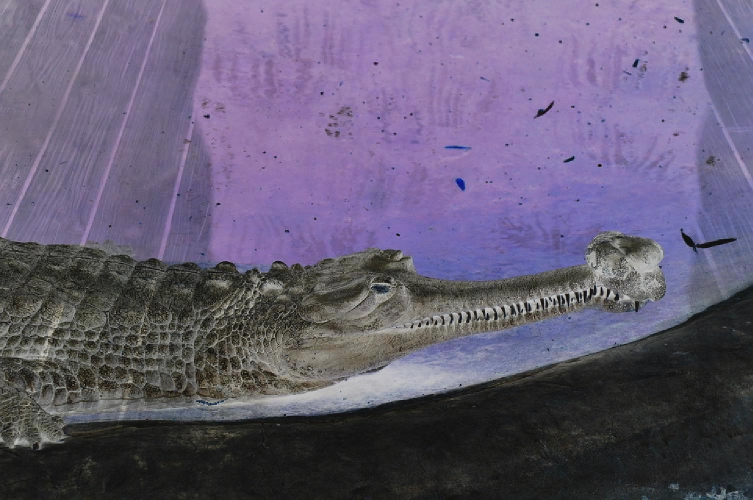
#> input picture results/visualization_examples/average_enhanced_image_20231004_215350.jpg, 1505 x 1000 px, given as the content of the folder me/t2/src/preprocessing/enhancement_scripts/data/raw_dataset, which was not available (shown at 1/2 size)
$ python run_pipeline.py
#> lines starting #> are read from the running program, lines starting #| are printed output that depends on the picture
### src/preprocessing/enhancement_scripts/size_transform.py
import os

import cv2 as cv
import numpy as np
from PIL import Image
from PIL.Image import Resampling


def _resize_image(image_path, output_path, min_size):
#> called with min_size = 500
    try:
        # change the image size depending on the minimum size keeping the aspect ratio
        image = Image.open(image_path)
#> image is the input picture: PIL image 1505x1000 RGB; mean R, G, B 100.6, 92.1, 116.4
        width, height = image.size
#> width = 1505; height = 1000

        if width < height:
            new_width = min_size
            new_height = int(height * (min_size / width))
        else:
            new_height = min_size
            new_width = int(width * (min_size / height))
#> new_width = 752

        # resize the image
        resized_image = image.resize((new_width, new_height), resample=Resampling.BOX)
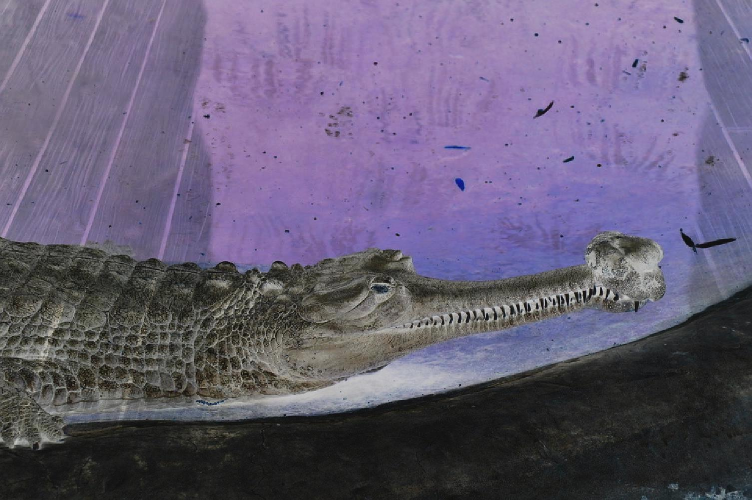
#> resized_image: PIL image 752x500 RGB; mean R, G, B 101.1, 92.6, 116.8

        # save the resized image
        save_path = os.path.join(output_path, os.path.basename(image_path))
        resized_image.save(save_path)
        print(f"Saving to: {save_path}")

    except Exception as e:
        print(f"Error resizing image {image_path}: {e}")


# [21 lines left out: function _small_image, not called in this run]


def _create_output_directory(path):
    try:
        if not os.path.exists(path):
            os.makedirs(path)
    except Exception as e:
        print(f"Error creating directory {path}: {e}")
        raise


class ImageEnhancer:
    def __init__(self, source_directory, output_directory):
        self.source_directory = source_directory
        self.output_directory = output_directory

    def resize_images(self, new_width):
        try:
            _create_output_directory(self.output_directory)

            for image_name in os.listdir(self.source_directory):
                image_path = os.path.join(self.source_directory, image_name)
                _resize_image(image_path, self.output_directory, new_width)
        except Exception as e:
            print(f"Error resizing images in {self.source_directory}: {e}")

    # [9 lines left out: function small_images, not called in this run]

### src/preprocessing/enhancement_scripts/quality_improve.py
import os

import cv2 as cv
import numpy as np
from PIL import Image, ImageEnhance, ImageFilter
from skimage.exposure import adjust_gamma, adjust_sigmoid


def _adjust_brightness(image, factor):
    enhancer = ImageEnhance.Brightness(image)
    return enhancer.enhance(factor)


def _enhance_sharpness(image, factor):
#> called with factor = 2
    enhancer = ImageEnhance.Sharpness(image)
    return enhancer.enhance(factor)


def img_array_enh(image):
    enhanced_image = cv.cvtColor(image, cv.COLOR_BGR2RGB)
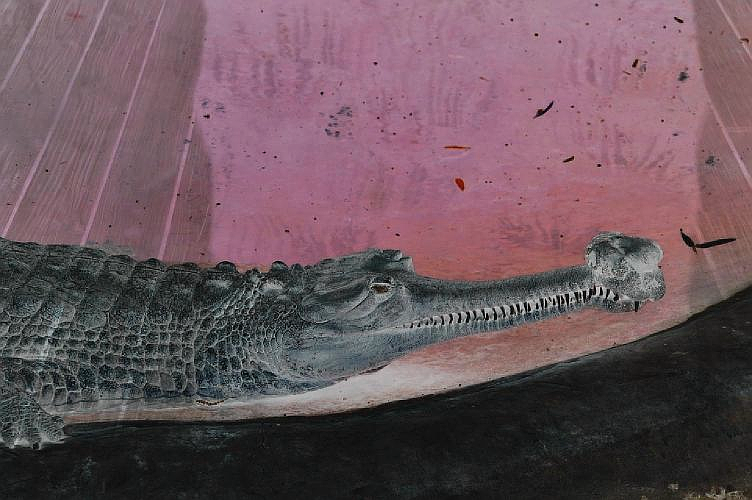
#> enhanced_image: shape (500, 752, 3); mean R, G, B 107.1, 84.7, 92.6
    enhanced_image = adjust_gamma(enhanced_image, gamma=1.4, gain=1)
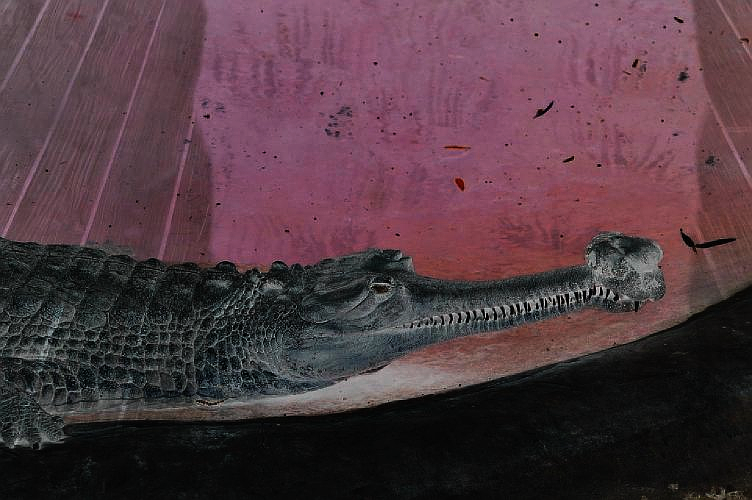
#> enhanced_image: shape (500, 752, 3); mean R, G, B 82.1, 58, 66.1
    enhanced_image = adjust_sigmoid(enhanced_image, cutoff=0.3, gain=5)
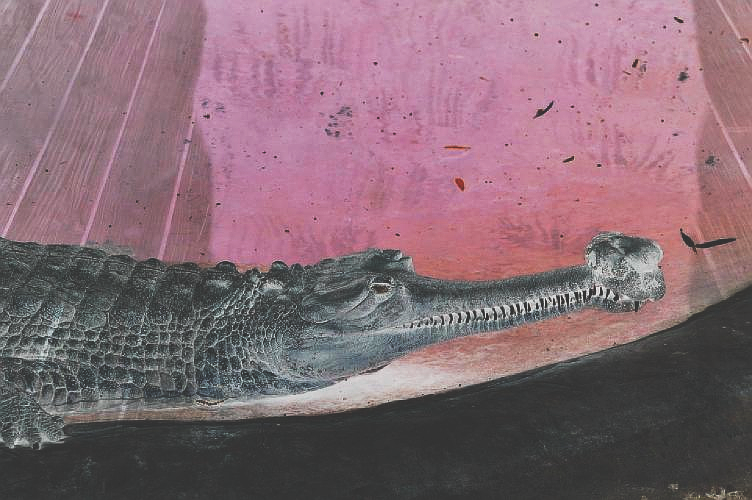
#> enhanced_image: shape (500, 752, 3); mean R, G, B 133.8, 106.3, 116.1

    return enhanced_image


class QualityImprover:
    def __init__(self, input_directory, output_directory):
        self.input_directory = input_directory
        self.output_directory = output_directory
        if not os.path.exists(output_directory):
            os.makedirs(output_directory)

    def improve_quality(self):
        for image_name in os.listdir(self.input_directory):
            image_path = os.path.join(self.input_directory, image_name)
            image = Image.open(image_path)

            # Apply improvements here

            image = image.filter(ImageFilter.UnsharpMask(1.7, 3, 2))

            image = _enhance_sharpness(image, 2.0)

            image = _adjust_brightness(image, 0.92)

            image = img_array_enh(np.array(image))

            # Save the improved image
            cv.imwrite(os.path.join(self.output_directory, image_name), image)

            # Print the name of the saved image
            print(f"Saved improved image: {image_name}")

### src/preprocessing/enhancement_scripts/enhancement_pipeline.py
import os
import random

import numpy as np
from PIL import Image
from brisque import BRISQUE
from skimage import color

from quality_improve import QualityImprover
from size_transform import ImageEnhancer


class BrisqueEvaluator:
    def __init__(self, raw_images_path, resized_images_path, enhanced_images_path):
        self.raw_images_path = raw_images_path
        self.resized_images_path = resized_images_path
        self.enhanced_images_path = enhanced_images_path

    def evaluate(self):
        # return the evaluation results, best, worst and average enhanced images
        obj = BRISQUE(url=False)
        evaluation_results = []
        negative_brisque_scores = []
        enhanced_images_and_scores = []

        best_enhanced_image = None
        best_enhanced_score = float('-inf')
        worst_enhanced_image = None
        worst_enhanced_score = float('inf')

        total_raw_score = 0
        total_resized_score = 0
        total_enhanced_score = 0
        total_images = 0

        # Iterate through each class directory
        for class_name in os.listdir(self.enhanced_images_path):
            raw_class_directory = os.path.join(self.raw_images_path, class_name)
            resized_class_directory = os.path.join(self.resized_images_path, class_name)
            enhanced_class_directory = os.path.join(self.enhanced_images_path, class_name)

            all_images = os.listdir(enhanced_class_directory)
            selected_images = random.sample(all_images, 10)  # Selecting 10 images from each class
            # selected_images = all_images

            # Iterate through each image in the class directory
            for image_name in selected_images:
                try:
                    raw_image_path = os.path.join(raw_class_directory, image_name)
                    resized_image_path = os.path.join(resized_class_directory, image_name)
                    enhanced_image_path = os.path.join(enhanced_class_directory, image_name)

                    raw_image = np.array(Image.open(raw_image_path))
                    resized_image = np.array(Image.open(resized_image_path))
                    enhanced_image = np.array(Image.open(enhanced_image_path))

                    # Check if the image is grayscale; if so, convert it to RGB
                    if len(raw_image.shape) == 2:
                        raw_image = color.gray2rgb(raw_image)
                    if len(resized_image.shape) == 2:
                        resized_image = color.gray2rgb(resized_image)
                    if len(enhanced_image.shape) == 2:
                        enhanced_image = color.gray2rgb(enhanced_image)

                    # Calculate the BRISQUE scores for the raw, resized and enhanced images
                    raw_score = obj.score(raw_image)
                    resized_score = obj.score(resized_image)
                    enhanced_score = obj.score(enhanced_image)

                    # Don't count the image if the BRISQUE score is negative
                    if raw_score < 0 or resized_score < 0 or enhanced_score < 0:
                        negative_brisque_scores.append((class_name, image_name))
                        print(f"Skipping image {image_name} in class {class_name} because of negative BRISQUE score.")
                        continue

                    # Save the best and worst enhanced images
                    if enhanced_score > best_enhanced_score:
                        best_enhanced_score = enhanced_score
                        best_enhanced_image = Image.open(enhanced_image_path)
                    if enhanced_score < worst_enhanced_score:
                        worst_enhanced_score = enhanced_score
                        worst_enhanced_image = Image.open(enhanced_image_path)

                    total_images += 1
                    total_raw_score += raw_score
                    total_resized_score += resized_score
                    total_enhanced_score += enhanced_score

                    enhanced_images_and_scores.append((enhanced_image, enhanced_score))

                    # Calculate the improvement percentage; if the enhanced score is lower than the raw score,
                    # there was an improvement in quality
                    improvement_percentage_resized = ((raw_score - resized_score) / abs(resized_score) * 100) \
                        if resized_score != 0 else 0
                    improvement_percentage_enhanced = ((resized_score - enhanced_score) / abs(enhanced_score) * 100) \
                        if enhanced_score != 0 else 0
                    improvement_percentage_overall = ((raw_score - enhanced_score) / abs(enhanced_score) * 100) \
                        if enhanced_score != 0 else 0

                    # Append the scores to the evaluation results
                    evaluation_results.append((
                        class_name, image_name,
                        raw_score, resized_score, enhanced_score,
                        improvement_percentage_resized, improvement_percentage_enhanced
                    ))

                    # Print the scores
                    print(f"Class: {class_name}, Image: {image_name}, "
                          f"Raw Score: {raw_score}, Resized Score: {resized_score}, Enhanced Score: {enhanced_score}, "
                          f"Improvement Percentage (Raw-Resized): {improvement_percentage_resized}, "
                          f"Improvement Percentage (Resized-Enhanced): {improvement_percentage_enhanced}, "
                          f"Improvement Percentage (Raw-Enhanced): {improvement_percentage_overall}")

                except Exception as e:
                    print(f"Error processing image {image_name} in class {class_name}: {e}")

        # Calculate the average scores for the entire dataset
        average_raw_score = total_raw_score / total_images if total_images != 0 else 0
        average_resized_score = total_resized_score / total_images if total_images != 0 else 0
        average_enhanced_score = total_enhanced_score / total_images if total_images != 0 else 0
        average_improvement_percentage_resized = ((average_raw_score - average_resized_score) /
                                                  average_resized_score * 100) if average_resized_score != 0 else 0
        average_improvement_percentage_enhanced = ((average_resized_score - average_enhanced_score) /
                                                   average_enhanced_score * 100) if average_enhanced_score != 0 else 0
        average_improvement_percentage_overall = ((average_raw_score - average_enhanced_score) /
                                                  average_enhanced_score * 100) if average_enhanced_score != 0 else 0

        # Calculate the average enhanced image
        average_enhanced_image = min(enhanced_images_and_scores,
                                     key=lambda x: abs(x[1] - average_enhanced_score))[0]
        # Convert the image to a PIL Image
        average_enhanced_image = Image.fromarray((average_enhanced_image * 255).astype(np.uint8))

        # Append the average scores to the evaluation results
        evaluation_results.append((
            'Average', 'NA',
            average_raw_score, average_resized_score, average_enhanced_score,
            average_improvement_percentage_resized, average_improvement_percentage_enhanced,
            average_improvement_percentage_overall
        ))

        # Print the average scores
        print(f"Average Raw Score: {average_raw_score}, Average Resized Score: {average_resized_score}, "
              f"Average Enhanced Score: {average_enhanced_score}, "
              f"Average Improvement Percentage (Raw-Resized): {average_improvement_percentage_resized}, "
              f"Average Improvement Percentage (Resized-Enhanced): {average_improvement_percentage_enhanced}, "
              f"Average Improvement Percentage (Raw-Enhanced): {average_improvement_percentage_overall}")

        # Print the images with negative BRISQUE scores
        print(f"Images with negative BRISQUE scores: {negative_brisque_scores}")

        return evaluation_results, best_enhanced_image, worst_enhanced_image, average_enhanced_image


class EnhancementPipeline:
    def __init__(self, raw_dataset_path, resized_images_path, enhanced_images_path):
        self.raw_dataset_path = raw_dataset_path
        self.resized_images_path = resized_images_path
        self.enhanced_images_path = enhanced_images_path

    def execute(self):
        if not os.path.exists(self.resized_images_path):
            self._resize_images()

        self._improve_images_quality()
        return self._brisque_evaluation()

    def _resize_images(self):
        print("Resizing images...")

        for class_name in os.listdir(self.raw_dataset_path):
            class_path = os.path.join(self.raw_dataset_path, class_name)
            resized_class_path = os.path.join(self.resized_images_path, class_name)
            os.makedirs(resized_class_path, exist_ok=True)  # Creating class directory in resized_images

            enhancer = ImageEnhancer(class_path, resized_class_path)
            enhancer.resize_images(500)

        print("Images resized successfully.")

    def _improve_images_quality(self):
        print("Improving image quality...")

        for class_name in os.listdir(self.resized_images_path):
            resized_class_path = os.path.join(self.resized_images_path, class_name)
            enhanced_class_path = os.path.join(self.enhanced_images_path, class_name)
            os.makedirs(enhanced_class_path, exist_ok=True)  # Creating class directory in enhanced_images

            quality_improver = QualityImprover(resized_class_path, enhanced_class_path)
            quality_improver.improve_quality()

        print("Image quality improved successfully.")

    def _brisque_evaluation(self):
        brisque_evaluator = BrisqueEvaluator(self.raw_dataset_path, self.resized_images_path, self.enhanced_images_path)

        return brisque_evaluator.evaluate()

### src/preprocessing/enhancement_scripts/run_pipeline.py
import csv
import os
from datetime import datetime
from pathlib import Path

from enhancement_pipeline import EnhancementPipeline


def main():
    # Execute the Enhancement Pipeline

    # base_data_dir = os.path.join('..', '..', '..', 'data')
    # pipeline = EnhancementPipeline(os.path.join(base_data_dir, 'raw_dataset'),
    #                                os.path.join(base_data_dir, 'resized_images'),
    #                                os.path.join(base_data_dir, 'enhanced_images'))

    pipeline = EnhancementPipeline(os.path.join(f'{Path.cwd()}\\data\\raw_dataset'),
                                   os.path.join(f'{Path.cwd()}\\data\\resized_images'),
                                   os.path.join(f'{Path.cwd()}\\data\\enhanced_images'))

    evaluation_results, best_enhanced_image, worst_enhanced_image, average_enhanced_image = pipeline.execute()

    # Create a timestamped CSV file to store the results
    timestamp = datetime.now().strftime("%Y%m%d_%H%M%S")
    results_folder = os.path.join('..', '..', '..', 'results', 'brisque_scores')
    os.makedirs(results_folder, exist_ok=True)
    results_file = os.path.join(results_folder, f'evaluation_results_{timestamp}.csv')

    # Write the BRISQUE scores and improvement percentages to a CSV file
    with open(results_file, mode='w', newline='') as file:
        writer = csv.writer(file)
        writer.writerow(['Class Name', 'Image Name', 'Raw BRISQUE Score', 'Resized BRISQUE Score'
                                                                          'Enhanced BRISQUE Score',
                         'Improvement Percentage (Raw-Resized)',
                         'Improvement Percentage (Resized-Enhanced)', 'Improvement Percentage (Raw-Enhanced)'])
        for result in evaluation_results:
            writer.writerow(result)

    # Save the best, worst and averagely enhanced images to the visualization_examples folder in the results folder
    visualization_examples_folder = os.path.join('..', '..', '..', 'results', 'visualization_examples')
    os.makedirs(visualization_examples_folder, exist_ok=True)
    best_enhanced_image.save(os.path.join(visualization_examples_folder, f'best_enhanced_image_{timestamp}.jpg'))
    worst_enhanced_image.save(os.path.join(visualization_examples_folder, f'worst_enhanced_image_{timestamp}.jpg'))
    average_enhanced_image.save(os.path.join(visualization_examples_folder, f'average_enhanced_image_{timestamp}.jpg'))

    print(f"Results have been saved to {results_file}")


if __name__ == "__main__":
    main()
#> (the call stopped at in evaluate, `obj = BRISQUE(url=False)`: brisque is not available in this run)

$ run again, on results/visualization_examples/worst_enhanced_image_20231009_231417.jpg
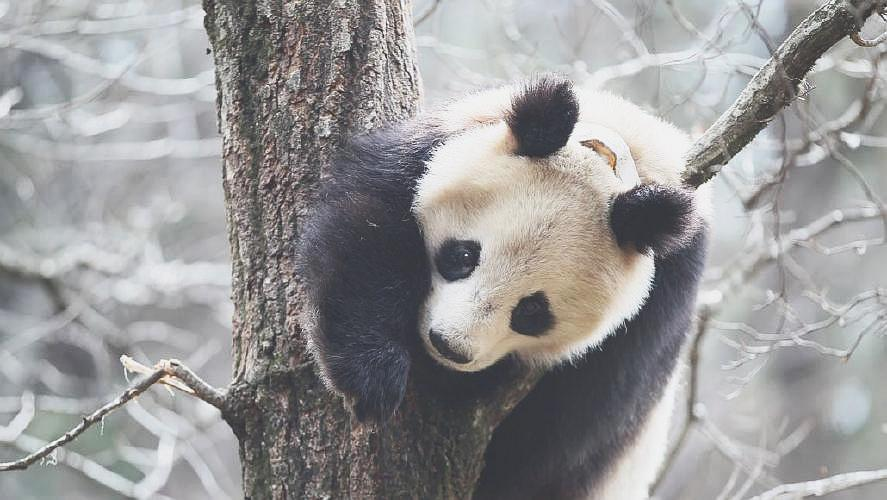
#> input picture results/visualization_examples/worst_enhanced_image_20231009_231417.jpg, 887 x 500 px, given as the content of the folder me/t4/src/preprocessing/enhancement_scripts/data/raw_dataset, which was not available
#> in _resize_image, image is the input picture: PIL image 887x500 RGB; mean R, G, B 152.7, 151.9, 152.4
#> in img_array_enh, `enhanced_image = adjust_gamma(enhanced_image, gamma=1.4, gain=1)`:
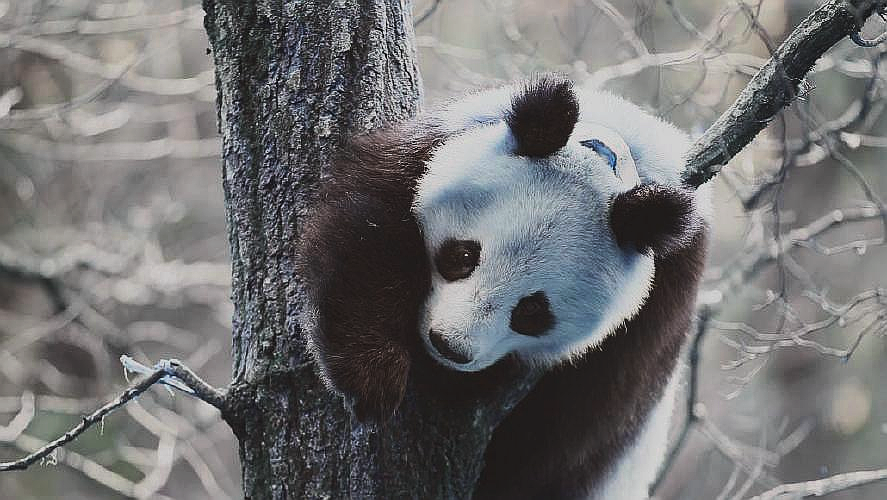
#> enhanced_image: shape (500, 887, 3); mean R, G, B 114.1, 113.9, 114.5
#> in img_array_enh, `enhanced_image = adjust_sigmoid(enhanced_image, cutoff=0.3, gain=5)`:
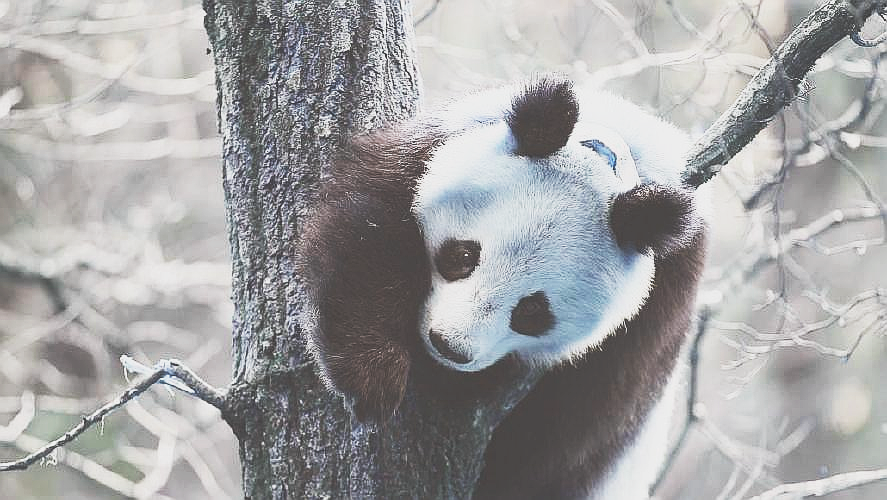
#> enhanced_image: shape (500, 887, 3); mean R, G, B 163.7, 163.6, 164.4
